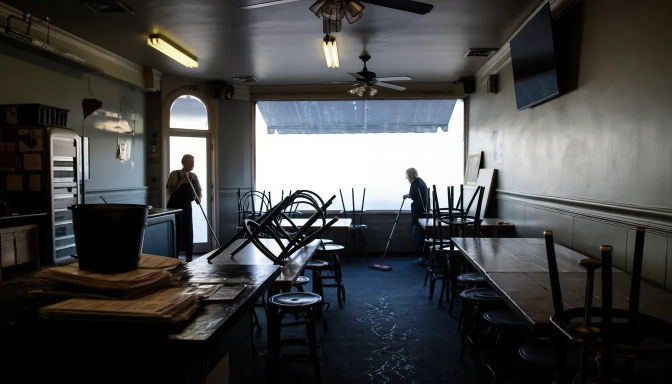
#> input picture assets/img/music-daypart-bistro-morning-empty.webp, 1344 x 768 px (shown at 1/2 size); its folder holds 4 pictures in this run
$ python make-derivatives.py
#> lines starting #> are read from the running program, lines starting #| are printed output that depends on the picture
#!/usr/bin/env python
"""Rebuild the two derivative image sets from assets/img.

GitHub Pages builds this site server-side with the whitelisted plugins only -
no Actions, no build step - so the small copies cannot be generated at deploy
time. They are generated here and committed with the sources.

    assets/img/640/<stem>.webp    640px-wide copy of anything wider. pic.html
                                  offers it through srcset, so a phone stops
                                  downloading the full desktop file.
    assets/img/thumb/<stem>.webp  copy scaled so its SHORT side is 96px, for
                                  chip-sized slots. This site has none yet, so
                                  THUMBS below is empty and no thumbs are made.

Run it from the repo root after adding, replacing or removing an image:

    python _tools/make-derivatives.py

Sources are never modified. Existing derivatives are overwritten. Every image
wider than 640px gets a 640 copy whether or not a page uses it yet, so adding
a photo to a page can never leave a srcset candidate pointing at nothing.
Needs Pillow: python -m pip install pillow
"""
import os
from PIL import Image

# Stems rendered at chip size, which are the only ones small enough to want a
# 96px source. ejukebox.music has no such slot - the sibling ejukebox.tv does.
THUMBS = []

HERE = os.path.dirname(os.path.dirname(os.path.abspath(__file__)))
SRC = os.path.join(HERE, 'assets', 'img')


def build(mode, stems):
#> called with mode = '640'
    if not stems:
        print('assets/img/%s: nothing to do' % mode)
        return
    out = os.path.join(SRC, mode)
    os.makedirs(out, exist_ok=True)
    made = 0
    for stem in stems:
        path = os.path.join(SRC, stem + '.webp')
        if not os.path.exists(path):
            print('  missing source, skipped: ' + stem)
            continue
        im = Image.open(path).convert('RGB')
#> im is the input picture: PIL image 1344x768 RGB; mean R, G, B 70, 70.7, 70.7
        w, h = im.size
#> w = 1344; h = 768
        scale = 640.0 / w if mode == '640' else 96.0 / min(w, h)
#> scale = 0.476
        if scale >= 1:
            continue
        im.resize((max(1, round(w * scale)), max(1, round(h * scale))),
                  Image.LANCZOS).save(os.path.join(out, stem + '.webp'),
                                      'WEBP', quality=80, method=6)
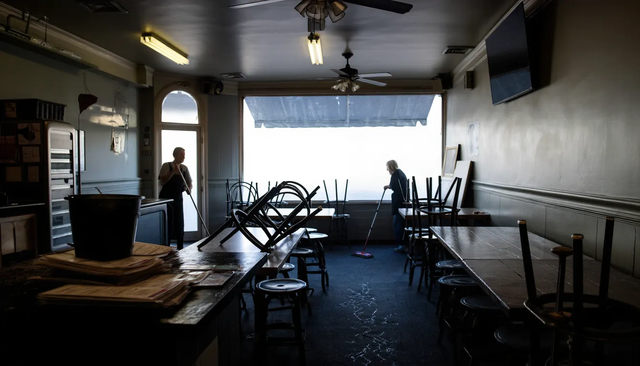
#> saved as music-daypart-bistro-morning-empty.webp: PIL image 640x366 RGB; mean R, G, B 70, 70.7, 70.7
        made += 1
#> pass 2 of the loop in build, `for stem in stems:`:
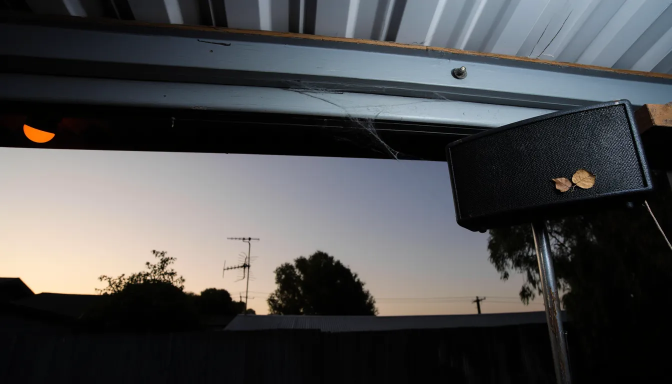
#> input picture assets/img/music-detail-beer-garden-speaker-dusk.webp, 1344 x 768 px (shown at 1/2 size)
#> in build, im is the input picture: PIL image 1344x768 RGB; mean R, G, B 75.3, 75.9, 77.1
#> in build, `im.resize((max(1, round(w * scale)), max(1, round(h * scale))), Image...`:
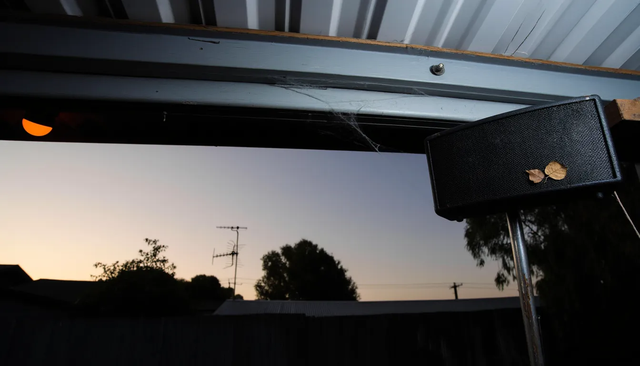
#> saved as music-detail-beer-garden-speaker-dusk.webp: PIL image 640x366 RGB; mean R, G, B 75.3, 75.9, 77.1
#> pass 3 of the loop in build, `for stem in stems:`:
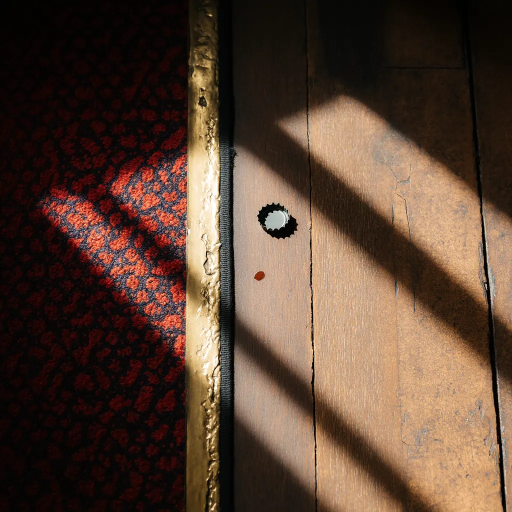
#> input picture assets/img/music-detail-carpet-meets-timber.webp, 1024 x 1024 px (shown at 1/2 size)
#> in build, im is the input picture: PIL image 1024x1024 RGB; mean R, G, B 88.3, 65.9, 51.3
#> in build, `im.resize((max(1, round(w * scale)), max(1, round(h * scale))), Image...`:
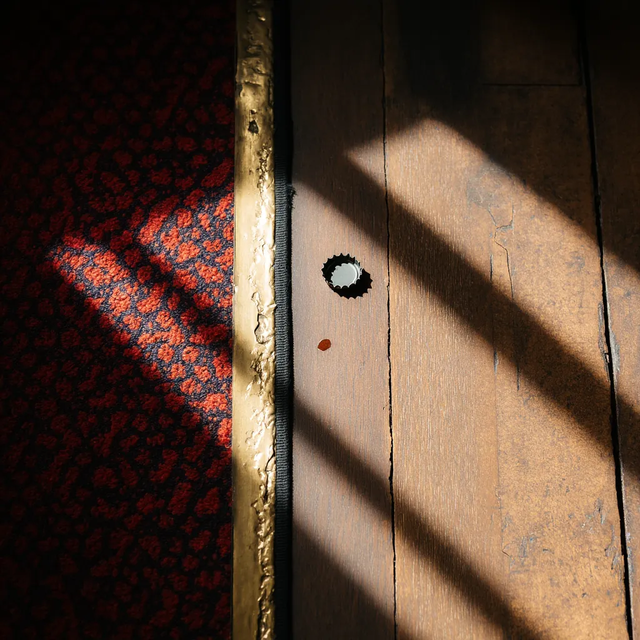
#> saved as music-detail-carpet-meets-timber.webp: PIL image 640x640 RGB; mean R, G, B 88.3, 65.9, 51.3
#> the loop made 4 passes; the first 3 are shown
    print('assets/img/%s: %d files' % (mode, made))


everything = sorted(f[:-5] for f in os.listdir(SRC) if f.endswith('.webp'))
build('640', everything)
build('thumb', [s for s in THUMBS if s in everything])
